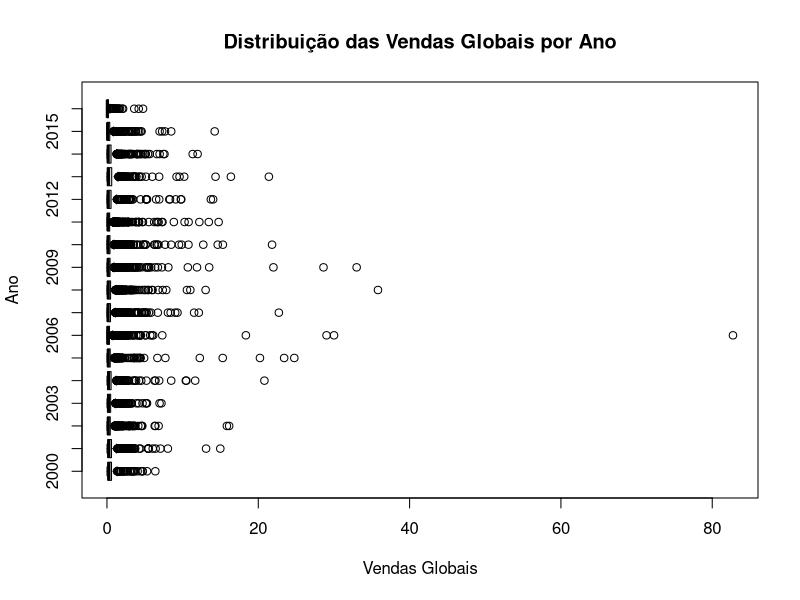

Generate this figure with R: (Note: this script raises an error after producing the figure.)
dados <- read.csv('vgsales.csv', header = TRUE, sep = ",", dec = ".", stringsAsFactors = TRUE, na.strings = "NA")

head(dados)
summary(dados)
str(dados)

dados_filtrados <- subset(dados, Year >= 2000 & Year <= 2016)

boxplot(Global_Sales ~ Year, data = dados_filtrados, horizontal = TRUE,
        xlab = "Vendas Globais", ylab = "Ano",
        main = "Distribuição das Vendas Globais por Ano")

ggplot(dados_filtrados, aes(x = as.factor(Year), y = Global_Sales, fill = as.factor(Year))) +
  geom_boxplot(color = "red") +
  labs(x = "Ano", y = "Vendas Globais", title = "Distribuição das Vendas Globais por Ano (2006-2019)") +
  scale_fill_brewer(palette = "Set3") +
  theme_minimal()

boxplot(Global_Sales ~ Year, data = dados_filtrados,horizontal = TRUE,
        xlab = "Vendas Europa", ylab = "Ano",
        main = "Distribuição das Vendas Globais por Ano")

boxplot(EU_Sales ~ Year, data = dados_filtrados,
        xlab = "Vendas Europa", ylab = "Ano",
        main = "Distribuição das Vendas Globais por Ano")

ggplot(dados_filtrados, aes(x = as.factor(Year), fill = Global_Sales)) +
  geom_bar() +
  labs(x = "Ano", y = "Vendas Globais", title = "Distribuição das Vendas Globais por Gênero (2006-2019)") +
  theme_minimal() +
  theme(legend.position = "right") +
  scale_fill_brewer(palette = "Set3")

valor_minimo <- min(dados_filtrados$Global_Sales)

valor_maximo <- max(dados_filtrados$Global_Sales)

media <- mean(dados_filtrados$Global_Sales)

mediana <- median(dados_filtrados$Global_Sales)

moda <- names(sort(-table(dados_filtrados$Global_Sales)))[1]

# Remover valores NA das vendas globais
dados_sem_na <- subset(dados_filtrados, Year != "NA")

sum(is.na(dados_sem_na$Year))

summary(dados_sem_na)

str(dados_sem_na)

# Definir o número de breaks (intervals) desejado
num_breaks <- 50


# Calcular os breaks de forma dinâmica
breaks <- seq(0, valor_maximo, length.out = num_breaks)

# Definir o intervalo máximo das vendas globais para visualização
intervalo_maximo <- 5  # em milhões

hist(dados_sem_na$Global_Sales,
     breaks = breaks,
     col = "skyblue",
     main = "Distribuição das Vendas Globais",
     xlab = "Vendas Globais",
     ylab = "Frequência")

hist(dados_filtrados$Global_Sales,
     breaks = breaks,
     col = "skyblue",
     main = "Distribuição das Vendas Globais",
     xlab = "Vendas Globais",
     ylab = "Frequência")

library(ggplot2)

#______________________________________________________________________________

# Gráfico de barras comparativo entre Plataforma e Vendas Globais
ggplot(dados, aes(x = Platform, y = Global_Sales, fill = Platform)) +
  geom_bar(stat = "summary", fun = "sum") +
  labs(title = "Vendas Globais por Plataforma")

ggplot(dados_sem_na, aes(x = Platform, y = Global_Sales, fill = Platform)) +
  geom_bar(stat = "summary", fun = "sum") +
  labs(title = "Vendas Globais por Plataforma")

#______________________________________________________________________________

# Gráfico de barras comparativo entre Gênero e Vendas Globais
ggplot(dados, aes(x = Genre, y = Global_Sales, fill = Genre)) +
  geom_bar(stat = "summary", fun = "sum") +
  labs(title = "Vendas Globais por Gênero")

# Gráfico de barras comparativo entre Gênero e Vendas Globais
ggplot(dados_sem_na, aes(x = Genre, y = Global_Sales, fill = Genre)) +
  geom_bar(stat = "summary", fun = "sum") +
  labs(title = "Vendas Globais por Gênero")

#______________________________________________________________________________

# Gráfico de barras comparativo entre Ano e Vendas Globais
ggplot(dados, aes(x = Year, y = Global_Sales, fill = as.factor(Year))) +
  geom_bar(stat = "summary", fun = "sum") +
  
  labs(title = "Vendas Globais por Ano")


# Gráfico de barras comparativo entre Editora e Vendas Globais
ggplot(dados, aes(x = Publisher, y = Global_Sales, fill = Publisher)) +
  geom_bar(stat = "summary", fun = "sum") +
  labs(title = "Vendas Globais por Editora")


# Gráfico de dispersão comparativo entre Vendas NA e Vendas EU
ggplot(dados, aes(x = NA_Sales, y = EU_Sales, color = Genre)) +
  geom_point() +
  labs(title = "Vendas na América do Norte vs Vendas na Europa")

biricutico


plot(dados_sem_na$Genre, dados_sem_na$Year)
